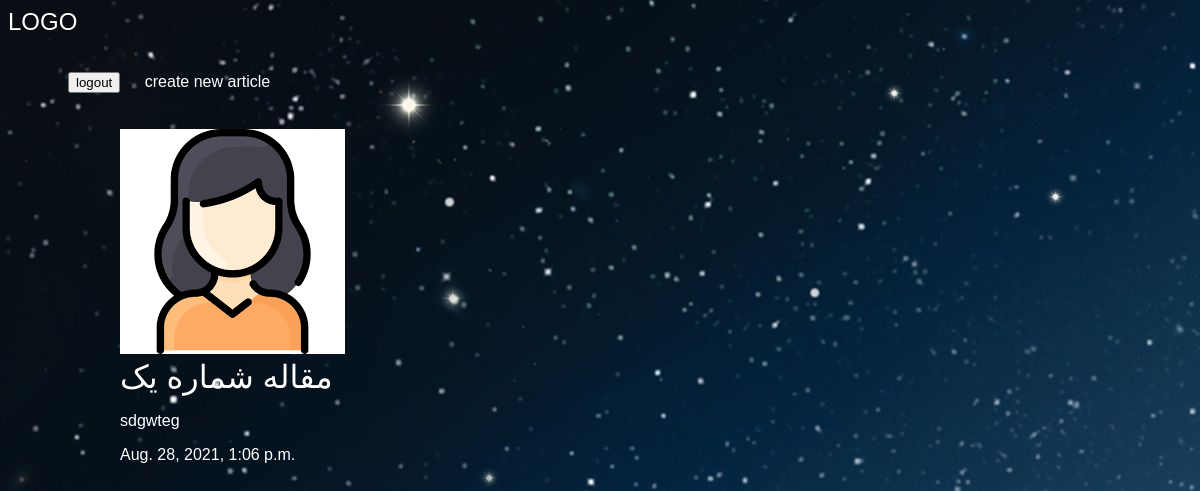
The page /articles/article1 (signed in) on the database its author committed.
### myblog/models.py (models this page shows, shortened)
class article(models.Model):
    title = models.CharField(max_length=100)
    slug = models.SlugField()
    body = models.TextField()
    date = models.DateTimeField(auto_now_add=True)
    image = models.ImageField(default='default.jpg', blank=True)
    author = models.ForeignKey(User , default= None, on_delete=models.CASCADE)

### myblog/views.py (the view)
# urls.py: path('<slug>', views.article_detail, name="detail"),
@login_required(login_url='/accounts/login')
def article_detail(request, slug):
    article = models.article.objects.get(slug=slug)
    return render(request, 'myblog/article_detail.html', {'article': article})

### myblog/templates/myblog/article_detail.html
{% extends 'base.html' %}
{% block content %}
<div class="article_detail">
    <div class="article">
        <img src="{{ article.image.url }}" alt="">
        <h1> {{ article.title }}</h1>
        <p> {{ article.body }}</p>
        <p> {{ article.date }}</p>
    </div>
</div>
{% endblock %}

### assets/styles.css (style rules this page uses)
body { background-color: bisque; background-image: url('star.jpg'); background-repeat-y: no-repeat; background-attachment: fixed; color: white; }
body * { font-family: Arial; }
h1, h2, h3, h4, h5 { font-weight: normal; margin: 0; }

### rows shown on the page
article: image (picture), title "مقاله شماره یک", body "sdgwteg", date "Aug. 28, 2021, 1:06 p.m."
